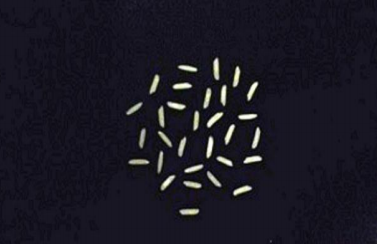
#> input picture pic/rice.png, 377 x 244 px, found by its file name; its folder holds only this picture in this run
$ python ip_rice.py   (older library calls are emulated)
#> lines starting #> are read from the running program, lines starting #| are printed output that depends on the picture; after the words box and inside, x2 and y2 are one past the last pixel; in counts of white or black regions, pixels touching at a corner belong together
import cv2
import numpy as np
from os import listdir
from os.path import isfile, join
from matplotlib import pyplot as plt

def get_classificaton(ratio):
    ratio =round(ratio,1)
    toret=""
    if(ratio>=3):
        toret="Slender"
    elif(ratio>=2.1 and ratio<3):
        toret="Medium"
    elif(ratio>=1.1 and ratio<2.1):
        toret="Bold"
    elif(ratio<=1):
        toret="Round"
        toret="("+toret+")"
    return toret
mypath=r"C:\Users\subha\Desktop\garbage\work\project\pic"
images = [ f for f in listdir(mypath) if isfile(join(mypath,f)) ]
image = np.empty(len(images), dtype=object)
for n in range(0, len(images)):
    images[n] = cv2.imread( join(mypath,images[n]),0 )
    ret,binary = cv2.threshold(images[n],160,255,cv2.THRESH_BINARY)#averaging  filter
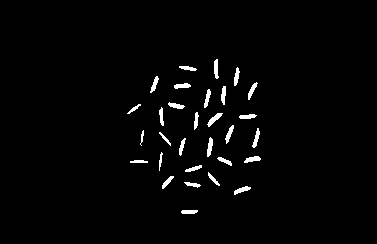
#> binary: shape (244, 377); 2% white; 30 white regions, largest, box (x1, y1, x2, y2) and area: (207, 113, 223, 127) 84, (207, 137, 213, 157) 78, (244, 156, 261, 163) 74
    kernel = np.ones ((5,5),np.float32)/25
    dst = cv2.filter2D(binary,-1,kernel)# -1 : depth of the destination image
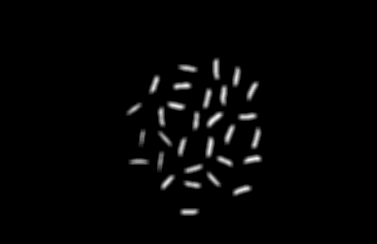
#> dst: shape (244, 377); min 0, max 255, mean 5.1
    kernel2 = cv2.getStructuringElement(cv2.MORPH_ELLIPSE,(3,3)) #erosion
    erosion = cv2.erode(dst,kernel2,iterations = 1) #dilation
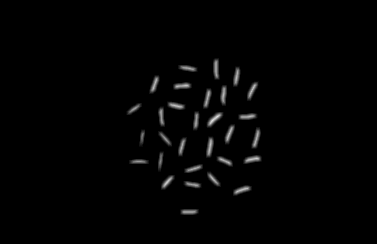
#> erosion: shape (244, 377); min 0, max 224, mean 3
    dilation = cv2.dilate(erosion,kernel2,iterations = 1) #edge detection
    edges = cv2.Canny(dilation,100,200)### Size detection
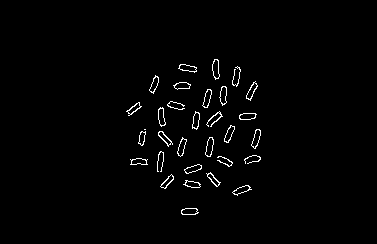
#> edges: shape (244, 377); 1.5% white in thin lines or dots, all inside (x1, y1, x2, y2) = (126, 59, 261, 215)
    _,contours,hierarchy = cv2.findContours(erosion, cv2.RETR_LIST, cv2.CHAIN_APPROX_NONE)
#> contours = 30 contours; largest, box (x1, y1, x2, y2) and area: (206, 112, 224, 128) 147, (224, 124, 235, 145) 122, (247, 81, 259, 101) 121, (251, 127, 261, 149) 119, (233, 185, 252, 196) 117
    print ("No. of rice grains=",len(contours))
#| No. of rice grains= 30
    total_ar=0
    for cnt in contours:
        x,y,w,h = cv2.boundingRect(cnt)
        aspect_ratio = float(w)/h
        if(aspect_ratio<1):
            aspect_ratio=1/aspect_ratio
        print (round(aspect_ratio,2),get_classificaton(aspect_ratio))
        total_ar+=aspect_ratio
        avg_ar=total_ar/len(contours)
#> this loop made 30 passes
#> (x, y, w, h, aspect_ratio, ratio in get_classificaton, toret in get_classificaton, total_ar) on passes 1 to 12: (180, 209, 19, 6, 3.17, 3.2, 'Slender', 3.17), (233, 185, 19, 11, 1.73, 1.7, 'Bold', 4.89), (183, 181, 19, 8, 2.38, 2.4, 'Medium', 7.27), (161, 175, 14, 15, 1.07, 1.1, 'Bold', 8.34), (207, 171, 14, 16, 1.14, 1.1, 'Bold', 9.48), (184, 164, 19, 9, 2.11, 2.1, 'Medium', 11.59), (129, 159, 20, 5, 4, 4, 'Slender', 15.59), (216, 156, 17, 11, 1.55, 1.5, 'Bold', 17.14), (243, 155, 19, 9, 2.11, 2.1, 'Medium', 19.25), (158, 151, 6, 21, 3.5, 3.5, 'Slender', 22.75), (178, 137, 9, 20, 2.22, 2.2, 'Medium', 24.97), (206, 136, 8, 22, 2.75, 2.8, 'Medium', 27.72)
#| 3.17 Slender
#| 1.73 Bold
#| 2.38 Medium
#| 1.07 Bold
#| 1.14 Bold
#| 2.11 Medium
#| 4.0 Slender
#| 1.55 Bold
#> (further printed lines are left out)
#> after the loop, total_ar = 68.99
    print ("Average Aspect Ratio=",round(avg_ar,2),get_classificaton(avg_ar))
#| Average Aspect Ratio= 2.3 Medium
    #plot the images
    imgs_row=2
    imgs_col=3
    plt.subplot(imgs_row,imgs_col,1),plt.imshow(images[n],'gray')
    plt.title("Original image")
    plt.xlabel("Length")
    plt.ylabel("Breadth")
    plt.subplot(imgs_row,imgs_col,2),plt.imshow(binary,'gray')
    plt.title("Binary image")
    plt.xlabel("Length")
    plt.ylabel("Breadth")
    plt.subplot(imgs_row,imgs_col,3),plt.imshow(dst,'gray')
    plt.title("Filtered image")
    plt.xlabel("Length")
    plt.ylabel("Breadth")
    plt.subplot(imgs_row,imgs_col,4),plt.imshow(erosion,'gray')
    plt.title("Eroded image")
    plt.xlabel("Length")
    plt.ylabel("Breadth")
    plt.subplot(imgs_row,imgs_col,5),plt.imshow(dilation,'gray')
    plt.title("Dialated image")
    plt.xlabel("Length")
    plt.ylabel("Breadth")
    plt.subplot(imgs_row,imgs_col,6),plt.imshow(edges,'gray')
    plt.title("Edge detect")
    plt.xlabel("Length")
    plt.ylabel("Breadth")
    plt.show()
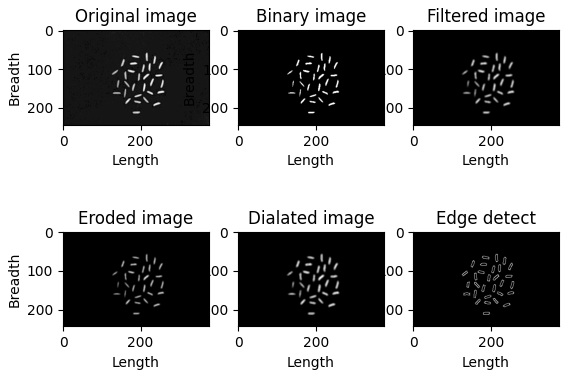
#> figure drawn by matplotlib, 6 panels
